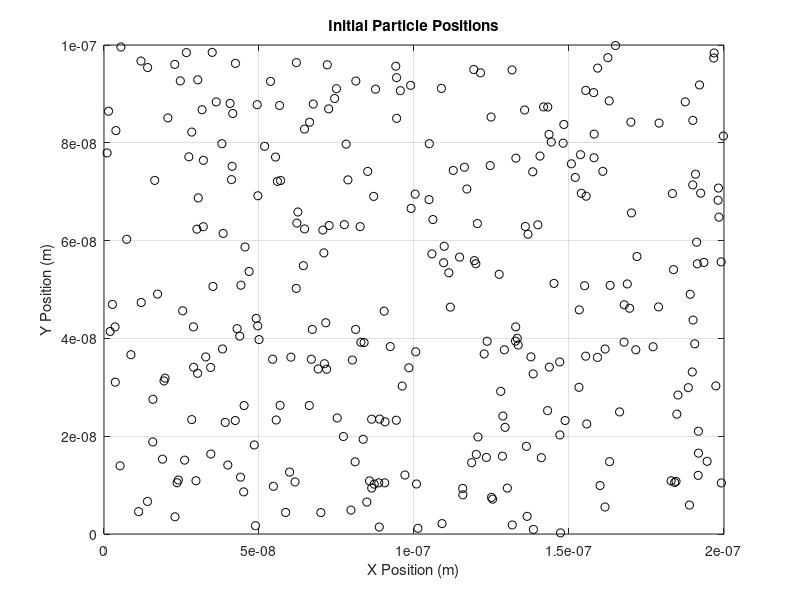
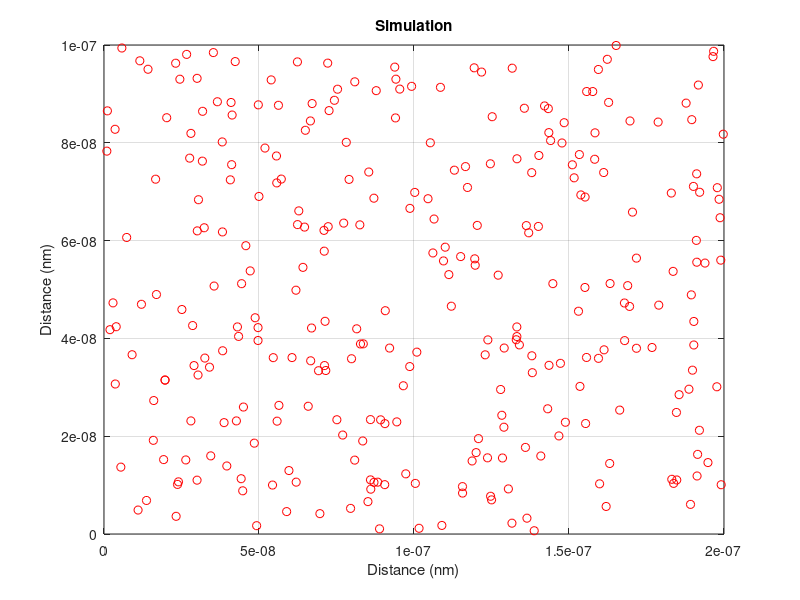
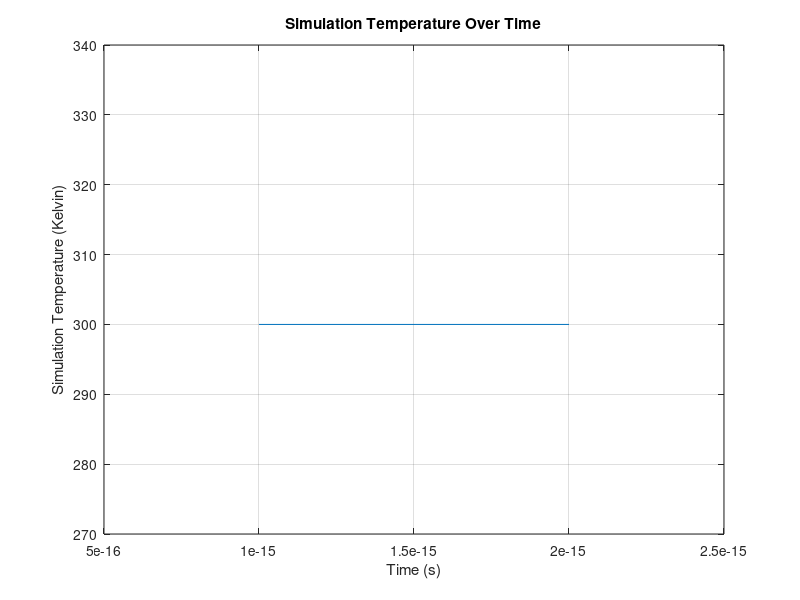

These charts were generated, in order, by the following MATLAB code: (Note: this script raises an error after producing the figures.)
% Creator: Rudi Hidvary 
% Student Number: 101037815
% Class: ELEC 4700 
% Document: Assignment 1

% QUESTIONS
% Q1: how do i get the trajectories not just the current values 
% Q2: mean free path for part 2 and how to get the time between collisions 
% Q3: How do i fix time on the temp graphs 

close all
clear
clc

% Constants for Model 
m0 = 9.11e-31; % electron mass (kg)
k = 1.381e-23; % boltzmans constant 

% Model Parameters
% ------------------------------------------------------------------------
% These parameters can be changed to see the effect they have on the
% simulation 
length = 200e-9;        % size of simulation in x dierection (m)
height = 100e-9;        % size of simulation in y direction (m)
temperature = 300;      % temperature in kelvin
me = 0.26*m0;           % Effective mass of an electorn in our simulation
e_num = 300;            % Number of electrons in the simulation 
simlength = 2;        % Sets the number of iterations the simulation undergoes
graph_pause = 1;        % Length graph is presented in a figure 
sim_pause = 0.0000001;  % 
% the bin number calculation gives a reasonable bin number for any amount
% of particles over 30, 
bin_num =  10;%ceil(2.5*log10(e_num));           % Histogram bin number 
%-------------------------------------------------------------------------

% Initial Calculations 
% Question 1.a THERMAL VELOCITY
thermal_velocity = sqrt((2*k*temperature)/me) % velocity in (m/s)

% Initializing the Simulation Parameters 
initial_xposition = length*rand(e_num,1); % Sets the initial x positions as a vector of randomly selected numbers over the length of the simulation
initial_yposition = height*rand(e_num,1); % Sets the initial y position as a vector of randomly selected numbers over the length of the simulation
theta = 2*pi*rand(e_num,1); % Initializes a vector of random angles the size of the number of electrons
initial_xvelocity = thermal_velocity.*cos(theta).*ones(e_num,1); % Sets the initial velocity as the thermal temperature  
initial_yvelocity = thermal_velocity.*sin(theta).*ones(e_num,1); % 

figure(1)
plot(initial_xposition, initial_yposition, 'ko')
title('Initial Particle Positions')
xlabel('X Position (m)')
ylabel('Y Position (m)')
axis([0 200e-9 0 100e-9])
grid on
pause(graph_pause)

timestep = 1e-15; % Timestep is the amount of time between each interval of the calculations 

new_xposition = initial_xposition; % Sets the 
new_yposition = initial_yposition;
new_xvelocity = initial_xvelocity;
new_yvelocity = initial_yvelocity;

initial_velocity = (mean(new_xvelocity.^2)) + (mean(new_yvelocity.^2));
initial_temp = (initial_velocity*me)/(2*k);
temp = [initial_temp];

% Simulation loop that continually updates the simulation at each timestep
% and calculates the 
for time = 1:simlength 
        
    averageVel = (mean(new_xvelocity.^2)) + (mean(new_yvelocity.^2)); % Calculates the average velocity of the particles at given timestep
    temp(time) = (averageVel*me)/(2*k); % Using the averge velocity, find the temperature of the system at this giventimestep
    
    new_xposition = new_xposition + new_xvelocity*timestep;
    new_yposition = new_yposition + new_yvelocity*timestep;

    % Boundary Conditions being imposed 
    overboundx = new_xposition > 200e-9;
    underboundx = new_xposition < 0;
    overboundy = new_yposition > 100e-9;
    underboundy = new_yposition < 0;
    new_xposition(overboundx) = new_xposition(overboundx) - 200e-9;  
    new_xposition(underboundx) = new_xposition(underboundx) + 200e-9;
    new_yvelocity(overboundy) = -new_yvelocity(overboundy);
    new_yvelocity(underboundy) = -new_yvelocity(underboundy);

    % Plotting the updating positions 
    % Question 1.c.i 2D PLOT OF TRAJECTORIES
    figure(2)
    plot(new_xposition,new_yposition,'ro')
    title('Simulation')
    xlabel('Distance (nm)')
    ylabel('Distance (nm)')
    grid on
    axis([0 200e-9 0 100e-9]) 
    pause(sim_pause)

end
hold off

time = 1:simlength;

% Question 1.c.ii TEMPERATURE PLOT
figure(3) 
plot(time*timestep,temp)
title('Simulation Temperature Over Time')
xlabel('Time (s)')
ylabel('Simulation Temperature (Kelvin)')
grid on
pause(graph_pause)

% Question 1.b MEAN FREE PATH
% Mean Free Path Calculation 
Tmn = 0.2e-12; % Mean time between collisions 
MFP_Q1 = averageVel*Tmn % Mean didtance travelled before collision occurs using the given mean time












%------------------------------------------------------------------------------------------------------------------------------------------------
% Question 2.a

% Initial Calculations 
% The thermal velocity needs to be made random and assigned to each
% variable. The random distribution is plotted in a histogram which shows
% the randomly generated distribution
thermal_velocity = sqrt((2*k*temperature)/me); % velocity in (m/s)
distribution1 = randn(e_num,1)*(thermal_velocity/sqrt(2));
distribution2 = randn(e_num,1)*(thermal_velocity/sqrt(2));
maxwell_boltzmann_dist = sqrt((distribution1.^2)+(distribution2.^2));
random_velocity = maxwell_boltzmann_dist;
figure(4)
histogram(random_velocity,bin_num);
title('Thermal Velocity Distribution')
xlabel('Random Thermal Velocity (m/s)')
ylabel('Number of Particles Within Range')
grid on
pause(graph_pause)

% Initializing the Simulation Parameters 
initial_xposition = length*rand(e_num,1); % Sets the initial x positions as a vector of randomly selected numbers over the length of the simulation
initial_yposition = height*rand(e_num,1); % Sets the initial y position as a vector of randomly selected numbers over the length of the simulation
theta = 2*pi*rand(e_num,1); % Initializes a vector of random angles the size of the number of electrons
initial_xvelocity = random_velocity.*cos(theta).*ones(e_num,1); % Sets the initial velocity as a value from the distribution that gives thermal velocity
initial_yvelocity = random_velocity.*sin(theta).*ones(e_num,1); % 

figure(5)
plot(initial_xposition, initial_yposition, 'o')
title('Initial Particle Positions')
xlabel('X Position (m)')
ylabel('Y Position (m)')
axis([0 200e-9 0 100e-9])
grid on
pause(graph_pause)

timestep = 1e-15; % Timestep is the amount of time between each interval of the calculations 

new_xposition = initial_xposition; % Sets the 
new_yposition = initial_yposition;
new_xvelocity = initial_xvelocity;
new_yvelocity = initial_yvelocity;

initial_velocity = (mean(new_xvelocity.^2)) + (mean(new_yvelocity.^2));
initial_temp = (initial_velocity*me)/(2*k);
temp = [initial_temp];

% Scattering Equations
Pscatter = (1-exp(-(timestep/Tmn))); % Used to compare to random variable for scattering chance

% Mean Free Path and Mean Collision Time Equations
MFP = [];
TMN = [];
collision_num = 0; 
% Simulation loop that continually updates the simulation at each timestep
% and calculates the 
for time = 1:simlength 

% Electron scattering and reevaluation of velocity
rand_threshold = rand(e_num,1); % Sets a vector of random numbers for each electron to be compared to the scattering value
distribution1 = randn(e_num,1)*(thermal_velocity/sqrt(2));
distribution2 = randn(e_num,1)*(thermal_velocity/sqrt(2));
maxwell_boltzmann_dist = sqrt((distribution1.^2)+(distribution2.^2));
new_velocity = maxwell_boltzmann_dist;
    for index = 1:e_num
        if rand_threshold(index) < Pscatter 
            theta = 2*pi*rand(1);
            new_xvelocity(index) = cos(theta)*new_velocity(index);  
            new_yvelocity(index) = sin(theta)*new_velocity(index);
            %Counts the number of collisions that have occured
            collision_num = collision_num + 1;
        end
    end
    
new_xposition = new_xposition + new_xvelocity*timestep;
new_yposition = new_yposition + new_yvelocity*timestep;

% Boundary Conditions being imposed 
overboundx = new_xposition > 200e-9;
underboundx = new_xposition < 0;
overboundy = new_yposition > 100e-9;
underboundy = new_yposition < 0;
new_xposition(overboundx) = new_xposition(overboundx) - 200e-9;  
new_xposition(underboundx) = new_xposition(underboundx) + 200e-9;
new_yvelocity(overboundy) = -new_yvelocity(overboundy);
new_yvelocity(underboundy) = -new_yvelocity(underboundy);

% Plotting the updating positions 
% Question 1.c.i 2D PLOT OF TRAJECTORIES
figure(6)
plot(new_xposition,new_yposition,'ro')
title('Simulation')
xlabel('Distance (nm)')
ylabel('Distance (nm)')
grid on
axis([0 200e-9 0 100e-9]) 
pause(sim_pause)

averageVel = (mean(new_xvelocity.^2)) + (mean(new_yvelocity.^2));
temp(time) = (averageVel*me)/(2*k); % Collect value of temperature over the simulation length
MFP(time) = averageVel*Tmn; % Uses the given Tmn to find the MFP for this simulation
TMN(time) = MFP_Q1/averageVel; % Uses the previously calculated MFP in part 1 to find the average time of collisions

end

calculated_Tmn_Q2 = (timestep*simlength*e_num)/(collision_num)
calculated_MFP_Q2 = calculated_Tmn_Q2*averageVel

% Question 1.c.ii TEMPERATURE PLOT
time = 1:simlength;

figure(7) % Plotting the Temperature of the system
plot(time*timestep,temp)
title('Average Temperature Over Time')
xlabel('Time (s)')
ylabel('Simulation Temperature (K)')
grid on
pause(graph_pause)

% Question 1.b MEAN FREE PATH
% Mean Free Path Calculation  
Tmn = 0.2e-12; % Mean time between collisions 
MFP_average = mean(MFP) % Mean distance travelled before collision occurs
TMN_average = mean(TMN) % Mean time between collisions calculated using a known 













%------------------------------------------------------------------------------------------------------------------------------------------------
% Question 3.a

% Initial Calculations 
% The thermal velocity needs to be made random and assigned to each
% variable. The random distribution is plotted in a histogram which shows
% the randomly generated distribution.
thermal_velocity = sqrt((2*k*temperature)/me)       ; % velocity in (m/s)
distribution1 = randn(e_num,1)*(thermal_velocity/sqrt(2));
distribution2 = randn(e_num,1)*(thermal_velocity/sqrt(2));
maxwell_boltzmann_dist = sqrt((distribution1.^2)+(distribution2.^2));
random_velocity = maxwell_boltzmann_dist;
figure(8)
histogram(random_velocity,bin_num);
title('Thermal Velocity Distribution')
xlabel('Random Thermal Velocity (m/s)')
ylabel('Number of Particles Within Range')
grid on
pause(graph_pause)

% Setting whether the boundaries are specular = 0 or diffusive = 1
% boundary_type = 0; % Specular
 boundary_type = 1; % Diffusive


% Initializing the Simulation Parameters 
initial_xposition = length*rand(e_num,1); % Sets the initial x positions as a vector of randomly selected numbers over the length of the simulation
initial_yposition = height*rand(e_num,1); % Sets the initial y position as a vector of randomly selected numbers over the length of the simulation

% Reinitializing electrons that spawned in restricted regions
% Length of the channel or bottleneck and height are determined here
Lbottle = 80e-9;
Hbottle = 20e-9;
% Checking the boundaries and reinitializing the ones that are restricted
inboundx = (initial_xposition < ((length/2)+(Lbottle/2))) & (initial_xposition > ((length/2)-(Lbottle/2)));
inboundy = (initial_yposition < ((height/2)-(Hbottle/2))) | (initial_yposition > ((height/2)+(Hbottle/2)));
inbound = inboundx & inboundy;
while(max(inbound) > 0)
    initial_xposition(inbound) = rand(size(initial_xposition(inbound),1),1)*length;
    initial_yposition(inbound) = rand(size(initial_yposition(inbound),1),1)*height;
    %initial_xposition(inbound) = rand(size(inbound,1),1)*length;
    %initial_yposition(inbound) = rand(size(inbound,1),1)*height;
    inboundx = (initial_xposition < ((length/2)+(Lbottle/2))) & (initial_xposition > ((length/2)-(Lbottle/2)));
    inboundy = (initial_yposition < ((height/2)-(Hbottle/2))) | (initial_yposition > ((height/2)+(Hbottle/2)));
    inbound = inboundx & inboundy;
end


theta = 2*pi*rand(e_num,1); % Initializes a vector of random angles the size of the number of electrons
initial_xvelocity = random_velocity.*cos(theta).*ones(e_num,1); % Sets the initial velocity as a value from the distribution that gives thermal velocity
initial_yvelocity = random_velocity.*sin(theta).*ones(e_num,1); % 

figure(9)
plot(initial_xposition, initial_yposition, 'o')
title('Initial Particle Positions')
xlabel('X Position (m)')
ylabel('Y Position (m)')
axis([0 200e-9 0 100e-9])
grid on
pause(graph_pause)

timestep = 1e-15; % Timestep is the amount of time between each interval of the calculations 

old_xposition = initial_xposition; % Sets the 
old_yposition = initial_yposition;
new_xvelocity = initial_xvelocity;
new_yvelocity = initial_yvelocity;

initial_velocity = (mean(new_xvelocity.^2)) + (mean(new_yvelocity.^2));
initial_temp = (initial_velocity*me)/(2*k);
temp = [initial_temp];

% Scattering Equations
Pscatter = (1-exp(-(timestep/Tmn))); % Used to compare to random variable for scattering chance

% Mean Free Path and Mean Collision Time Equations
MFP = [];
TMN = [];

% Simulation loop that continually updates the simulation at each timestep
% and calculates the 
for time = 1:simlength 

% Electron scattering and reevaluation of velocity
rand_threshold = rand(e_num,1); % Sets a vector of random numbers for each electron
distribution1 = randn(e_num,1)*(thermal_velocity/sqrt(2));
distribution2 = randn(e_num,1)*(thermal_velocity/sqrt(2));
maxwell_boltzmann_dist = sqrt((distribution1.^2)+(distribution2.^2));
new_velocity = maxwell_boltzmann_dist;
    for index = 1:e_num
        if rand_threshold(index) < Pscatter 
            theta = 2*pi*rand(1);
            new_xvelocity(index) = cos(theta)*new_velocity(index);  
            new_yvelocity(index) = sin(theta)*new_velocity(index);
        end
    end
    
new_xposition = old_xposition + new_xvelocity*timestep;
new_yposition = old_yposition + new_yvelocity*timestep;

% Boundary Conditions being imposed 
overboundx = new_xposition > 200e-9;
underboundx = new_xposition < 0;
overboundy = new_yposition > 100e-9;
underboundy = new_yposition < 0;
new_xposition(overboundx) = new_xposition(overboundx) - 200e-9;  
new_xposition(underboundx) = new_xposition(underboundx) + 200e-9;
new_yvelocity(overboundy) = -new_yvelocity(overboundy);
new_yvelocity(underboundy) = -new_yvelocity(underboundy);

% Restricted Region Boundary Cases
overhorizontal =  (new_xposition > ((length/2)-(Lbottle/2))) & (new_xposition < ((length/2)+(Lbottle/2))) & ((new_yposition < ((height/2)-(Hbottle/2))) | (new_yposition > ((height/2)+(Hbottle/2))));
previous_left = (old_xposition < ((length/2)-(Lbottle/2)));
previous_right = (old_xposition > ((length/2)+(Lbottle/2)));
previous_in = (old_xposition > ((length/2)-(Lbottle/2))) & (old_xposition < ((length/2)+(Lbottle/2)));
% if particles come from left and go over to restricted region, flip the
% velocities 
% Diffusive Boundary (Random Generated new velocity)
if (boundary_type == 1)
    distribution1 = randn(e_num,1)*(thermal_velocity/sqrt(2));
    distribution2 = randn(e_num,1)*(thermal_velocity/sqrt(2));
    maxwell_boltzmann_dist = sqrt((distribution1.^2)+(distribution2.^2));
    new_velocity = maxwell_boltzmann_dist;
    
    theta = 2*pi*rand(e_num,1);
    % For the electron to the left of the boundary
    new_xvelocity(overhorizontal & previous_left) = -abs(cos(theta(overhorizontal & previous_left)).*new_velocity(overhorizontal & previous_left));
    new_yvelocity(overhorizontal & previous_left) = sin(theta(overhorizontal & previous_left)).*new_velocity(overhorizontal & previous_left);
    % for the electrons to the right of the boundary
    new_xvelocity(overhorizontal & previous_right) = abs(cos(theta(overhorizontal & previous_right)).*new_velocity(overhorizontal & previous_right));
    new_yvelocity(overhorizontal & previous_right) = sin(theta(overhorizontal & previous_right)).*new_velocity(overhorizontal & previous_right);
    % for theelectron sin the tunnel region
    new_xvelocity(overhorizontal & previous_in) = cos(theta(overhorizontal & previous_in)).*new_velocity(overhorizontal & previous_in);
    new_yvelocity(overhorizontal & previous_in) = sin(theta(overhorizontal & previous_in)).*new_velocity(overhorizontal & previous_in);
    
else 
    new_xvelocity(overhorizontal & (previous_left | previous_right)) = -new_xvelocity(overhorizontal & (previous_left | previous_right));
    new_yvelocity(overhorizontal & previous_in) = -new_yvelocity(overhorizontal & previous_in);
end

% Plotting the updating positions 
% Question 3.a 2D PLOT OF TRAJECTORIES

% ATTEMPT AT TRAJECTORIES 
% plotx = [old_xposition new_xposition]
% plotx = plotx'
% ploty = [old_yposition new_yposition]
% ploty = ploty'
figure(10)
plot(new_xposition,new_yposition,'ro')
title('Simulation')
xlabel('Distance (nm)')
ylabel('Distance (nm)')
grid on
axis([0 200e-9 0 100e-9]) 
pause(sim_pause)

averageVel = (mean(new_xvelocity.^2)) + (mean(new_yvelocity.^2));
temp(time) = (averageVel*me)/(2*k);
MFP(time) = averageVel*Tmn; % Uses the given Tmn to find the MFP for this simulation
TMN(time) = MFP_Q1/averageVel; % Uses the previously calculated MFP in part 1 to find the average time of collisions

old_xposition = new_xposition;
old_yposition = new_yposition;

end

% Question 1.c.ii TEMPERATURE PLOT
time = 1:simlength;

figure(11) % Plotting the Temperature of the system
plot(time*timestep,temp)
title('Average Temperature Over Time')
xlabel('Time (s)')
ylabel('Simulation Temperature (K)')
grid on
pause(graph_pause)

% Question 1.b MEAN FREE PATH
% Mean Free Path Calculation  
Tmn = 0.2e-12; % Mean time between collisions 
MFP_average = mean(MFP) % Mean distance travelled before collision occurs
TMN_average = mean(TMN) % Mean time between collisions calculated using a known 


% test to see if git worked
figure(12)
hist3([new_xposition new_yposition],[10,10])
set(gcf,'renderer','opengl');
set(get(gca,'child'),'FaceColor','interp','CDataMode','auto');
